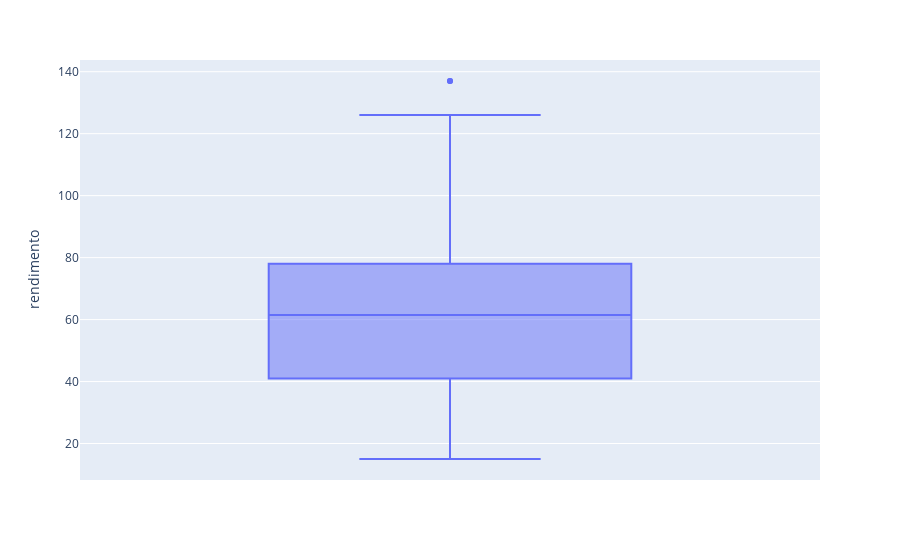

Here is the notebook cell this chart was saved with:
### Code cell
boxplot = px.box(df, y="rendimento")
boxplot.show()

### Figure 1 — Plotly figure (JSON) as saved in the notebook; plotly's stock layout.template omitted (floating-point values rounded to 4 significant figures; data arrays with more than 128 entries replaced by an {"elided": "..."} marker saying what was removed)
{"data": [{"alignmentgroup": "True", "hovertemplate": "rendimento=%{y}<extra></extra>", "legendgroup": "", "marker": {"color": "#636efa"}, "name": "", "notched": false, "offsetgroup": "", "orientation": "v", "showlegend": false, "type": "box", "x0": " ", "xaxis": "x", "y": {"elided": "200 int values"}, "y0": " ", "yaxis": "y"}], "layout": {"boxmode": "group", "legend": {"tracegroupgap": 0}, "margin": {"t": 60}, "xaxis": {"anchor": "y", "domain": [0, 1]}, "yaxis": {"anchor": "x", "domain": [0, 1], "title": {"text": "rendimento"}}}}
